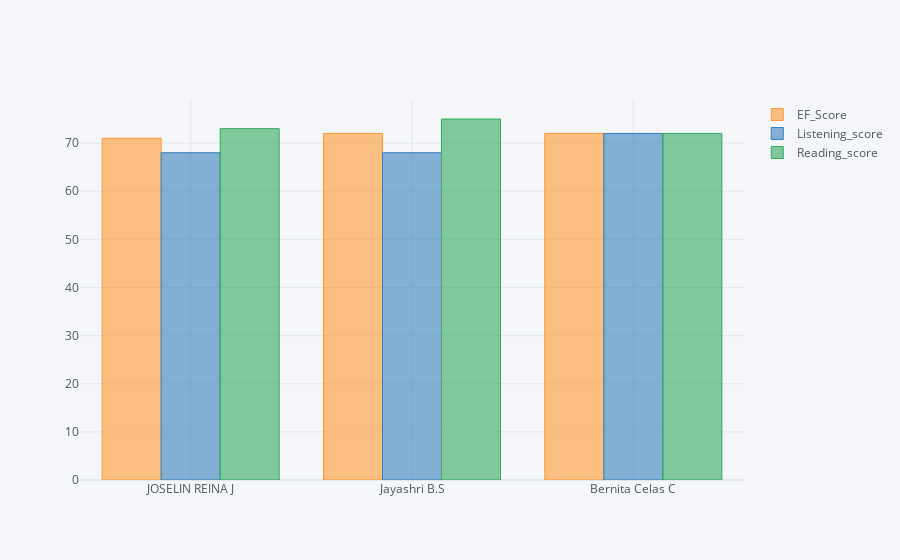

Notebook source saved alongside this figure:
### Code cell
fig = plt.figure(figsize=(10,8))
c2[['EF_Score',"Listening_score","Reading_score"]].iplot(kind='bar')
plt.tight_layout()

### Figure 1 — Plotly figure (JSON) as saved in the notebook; plotly's stock layout.template omitted (floating-point values rounded to 4 significant figures)
{"data": [{"marker": {"color": "rgba(255, 153, 51, 0.6)", "line": {"color": "rgba(255, 153, 51, 1.0)", "width": 1}}, "name": "EF_Score", "orientation": "v", "text": "", "x": ["JOSELIN REINA J", "Jayashri B.S", "Bernita Celas C"], "y": [71, 72, 72], "type": "bar"}, {"marker": {"color": "rgba(55, 128, 191, 0.6)", "line": {"color": "rgba(55, 128, 191, 1.0)", "width": 1}}, "name": "Listening_score", "orientation": "v", "text": "", "x": ["JOSELIN REINA J", "Jayashri B.S", "Bernita Celas C"], "y": [68, 68, 72], "type": "bar"}, {"marker": {"color": "rgba(50, 171, 96, 0.6)", "line": {"color": "rgba(50, 171, 96, 1.0)", "width": 1}}, "name": "Reading_score", "orientation": "v", "text": "", "x": ["JOSELIN REINA J", "Jayashri B.S", "Bernita Celas C"], "y": [73, 75, 72], "type": "bar"}], "layout": {"legend": {"bgcolor": "#F5F6F9", "font": {"color": "#4D5663"}}, "paper_bgcolor": "#F5F6F9", "plot_bgcolor": "#F5F6F9", "title": {"font": {"color": "#4D5663"}}, "xaxis": {"gridcolor": "#E1E5ED", "showgrid": true, "tickfont": {"color": "#4D5663"}, "title": {"font": {"color": "#4D5663"}, "text": ""}, "zerolinecolor": "#E1E5ED"}, "yaxis": {"gridcolor": "#E1E5ED", "showgrid": true, "tickfont": {"color": "#4D5663"}, "title": {"font": {"color": "#4D5663"}, "text": ""}, "zerolinecolor": "#E1E5ED"}}}
